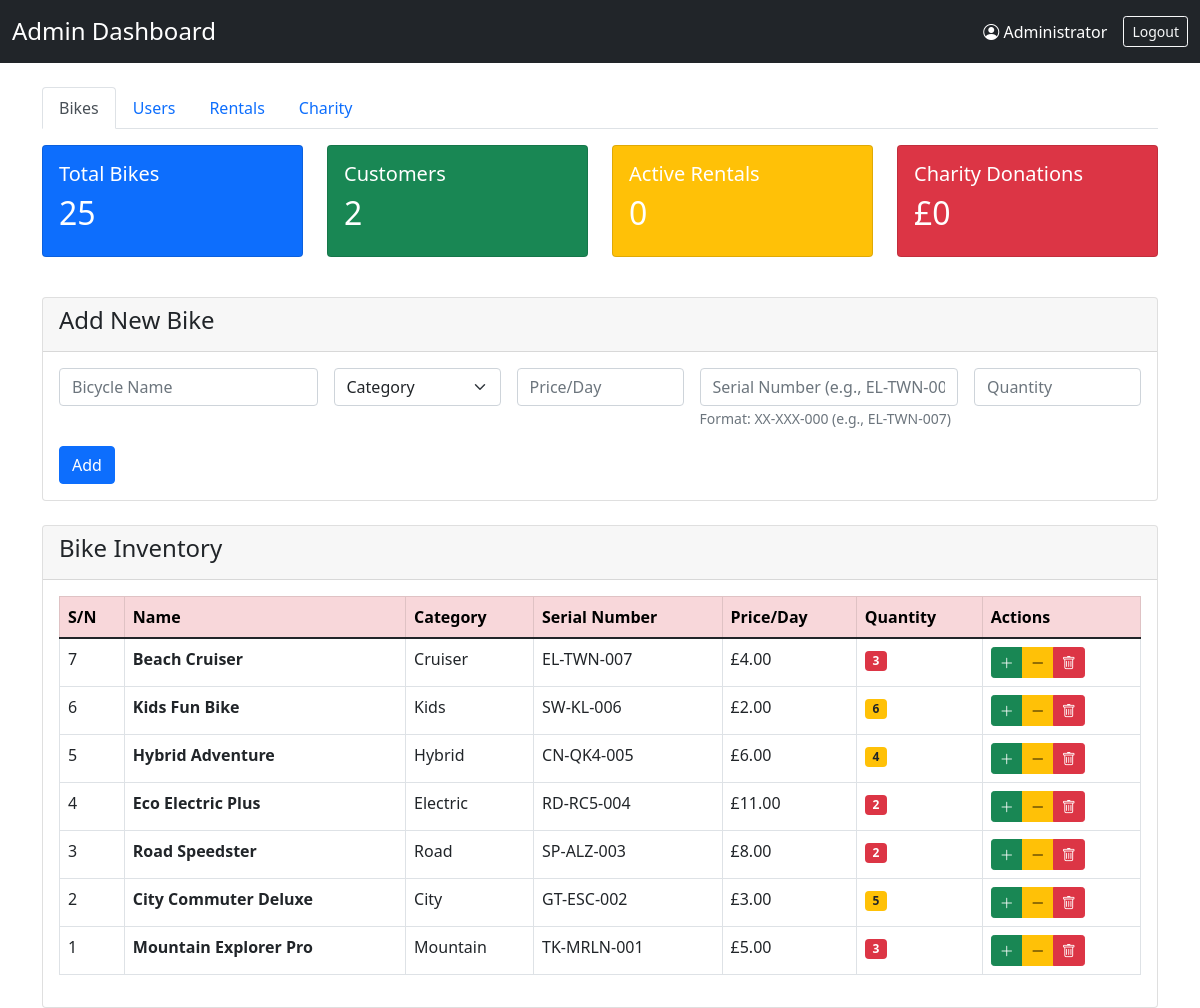
Page /admin/dashboard.php (signed in) on the committed database.
### tables this page shows
CREATE TABLE bicycles (
    bike_id int(11) NOT NULL AUTO_INCREMENT,  
    name varchar(100) NOT NULL,
    category varchar(50) NOT NULL,
    serial_number varchar(100) DEFAULT NULL,
    price_per_day decimal(10,2) DEFAULT '10.00',
    quantity int(11) DEFAULT '1',
    created_at timestamp DEFAULT CURRENT_TIMESTAMP,
    PRIMARY KEY (bike_id),   
    UNIQUE KEY serial_number (serial_number)
);

### admin/dashboard.php (the view, shortened to what this page needs)
<?php
require_once __DIR__ . '/../config/connection.php';
$total_bikes = $db->query("SELECT SUM(quantity) as total FROM bicycles")->fetch_assoc()['total'] ?? 0;
$total_users = $db->query("SELECT COUNT(*) as total FROM users WHERE role='user'")->fetch_assoc()['total'];
$active_rentals = $db->query("SELECT COUNT(*) as total FROM rentals WHERE rental_status='active'")->fetch_assoc()['total'];
$total_donated = $db->query("SELECT SUM(amount) as total FROM charity_donations")->fetch_assoc()['total'] ?? 0;
$bikes = $db->query("SELECT * FROM bicycles ORDER BY bike_id DESC");
?>
<!DOCTYPE html>
<html lang="en">
<head>
    <link href="https://cdn.jsdelivr.net/npm/bootstrap@5.1.3/dist/css/bootstrap.min.css" rel="stylesheet">
    <link rel="stylesheet" href="https://cdn.jsdelivr.net/npm/bootstrap-icons@1.11.0/font/bootstrap-icons.css">
</head>
<body>
<div class="bg-dark text-white py-3">
    <div class="container-fluid">
        <div class="d-flex justify-content-between align-items-center">
            <h4 class="mb-0"> Admin Dashboard</h4>
            <div class="d-flex align-items-center gap-3">
                <span><i class="bi bi-person-circle"></i> <?php echo $_SESSION['fullname']; ?></span>
                <a href="../logout.php" class="btn btn-outline-light btn-sm"> Logout</a>
            </div>
        </div>
    </div>
</div>
<div class="container mt-4">
    <ul class="nav nav-tabs mb-3">
        <li class="nav-item">
            <a class="nav-link active" data-bs-toggle="tab" href="#bikesTab">Bikes</a>
        </li>
        <li class="nav-item">
            <a class="nav-link" data-bs-toggle="tab" href="#usersTab">Users</a>
        </li>
        <li class="nav-item">
            <a class="nav-link" data-bs-toggle="tab" href="#rentalsTab">Rentals</a>
        </li>
        <li class="nav-item" role="presentation">
            <a class="nav-link" data-bs-toggle="tab" data-bs-target="#charityTab"> Charity</a>
        </li>
    </ul>
    <div class="row mb-4">
        <div class="col-md-3">
            <div class="card text-white bg-primary mb-3">
                <div class="card-body">
                    <h5 class="card-title">Total Bikes</h5>
                    <h2><?php echo $total_bikes; ?></h2>
                </div>
            </div>
        </div>
        <div class="col-md-3">
            <div class="card text-white bg-success mb-3">
                <div class="card-body">
                    <h5 class="card-title">Customers</h5>
                    <h2><?php echo $total_users; ?></h2>
                </div>
            </div>
        </div>
        <div class="col-md-3">
            <div class="card text-white bg-warning mb-3">
                <div class="card-body">
                    <h5 class="card-title">Active Rentals</h5>
                    <h2><?php echo $active_rentals; ?></h2>
                </div>
            </div>
        </div>
        <div class="col-md-3">
            <div class="card text-white bg-danger mb-3">
                <div class="card-body">
                    <h5 class="card-title">Charity Donations</h5>
                    <h2>£<?php echo number_format($total_donated, 0); ?></h2>
                </div>
            </div>
        </div>
    </div>
    <div class="tab-content">
        <div class="tab-pane fade show active" id="bikesTab">
            <div class="card">
                <div class="card-header">
                    <h4>Add New Bike</h4>
                </div>
                <div class="card-body">
                    <form action="add_bike.php" method="POST" class="row g-3">
                        <div class="col-md-3">
                            <input type="text" name="name" class="form-control" placeholder="Bicycle Name" required>
                        </div>
                        <div class="col-md-2">
                            <select name="category" class="form-select" required>
                                <option value="">Category</option>
                            </select>
                        </div>
                        <div class="col-md-2">
                            <input type="number" step="0.01" name="price_per_day" class="form-control" placeholder="Price/Day" required>
                        </div>
                        <div class="col-md-3">
                            <input type="text" name="serial_number" class="form-control" placeholder="Serial Number (e.g., EL-TWN-007)" required>
                            <small class="text-muted">Format: XX-XXX-000 (e.g., EL-TWN-007)</small>
                        </div>
                        <div class="col-md-2">
                            <input type="number" name="quantity" class="form-control" placeholder="Quantity" required >
                        </div>
                        <div class="col-md-1">
                            <button type="submit" class="btn btn-primary">Add</button>
                        </div>
                    </form>
                </div>
            </div>
            <div class="card mt-4">
                <div class="card-header">
                    <h4>Bike Inventory</h4>
                </div>
                <div class="card-body">
                    <div class="table-responsive">
                        <table class="table table-bordered table">
                            <thead class="table-danger">
                                <tr>
                                    <th>S/N</th>
                                    <th>Name</th>
                                    <th>Category</th>
                                    <th>Serial Number</th>
                                    <th>Price/Day</th>
                                    <th>Quantity</th>
                                    <th>Actions</th>
                                </tr>
                            </thead>
                            <tbody>
                                <?php while ($bike = $bikes->fetch_assoc()): ?>
                                <tr>
                                    <td><?php echo $bike['bike_id']; ?></td>
                                    <td><strong><?php echo $bike['name']; ?></strong></td>
                                    <td><?php echo $bike['category']; ?></td>
                                    <td><?php echo $bike['serial_number']; ?></td>
                                    <td>£<?php echo number_format($bike['price_per_day'], 2); ?></td>
                                    <td>
                                        <?php if ($bike['quantity'] <= 3): ?>
                                            <span class="badge bg-danger"><?php echo $bike['quantity']; ?></span>
                                        <?php elseif ($bike['quantity'] <= 8): ?>
                                            <span class="badge bg-warning text-dark"><?php echo $bike['quantity']; ?></span>
                                        <?php else: ?>
                                            <span class="badge bg-success"><?php echo $bike['quantity']; ?></span>
                                        <?php endif; ?>
                                    </td>
                                    <td>
                                        <div class="btn-group btn-group-sm" role="group">
                                            <a href="update_quantity.php?id=<?php echo $bike['bike_id']; ?>&action=increase"
                                               class="btn btn-success"
                                               title="Increase Quantity">
                                                <i class="bi bi-plus-lg"></i>
                                            </a>
                                            <a href="update_quantity.php?id=<?php echo $bike['bike_id']; ?>&action=decrease"
                                               class="btn btn-warning"
                                               onclick="return confirm('Decrease quantity by 1?')"
                                               title="Decrease Quantity">
                                                <i class="bi bi-dash-lg"></i>
                                            </a>
                                            <a href="delete_bike.php?id=<?php echo $bike['bike_id']; ?>"
                                               class="btn btn-danger"
                                               onclick="return confirm('Permanently delete this bike?')"
                                               title="Delete Bike">
                                                <i class="bi bi-trash"></i>
                                            </a>
                                        </div>
                                    </td>
                                </tr>
                                <?php endwhile; ?>
                            </tbody>
                        </table>
                    </div>
                </div>
            </div>
        </div>
    </div>
</div>
</body>
</html>

### rows in the picture
bicycles: bike_id "7", name "Beach Cruiser", category "Cruiser", serial_number "EL-TWN-007", price_per_day "4.00", quantity "3"
bicycles: bike_id "6", name "Kids Fun Bike", category "Kids", serial_number "SW-KL-006", price_per_day "2.00", quantity "6"
bicycles: bike_id "5", name "Hybrid Adventure", category "Hybrid", serial_number "CN-QK4-005", price_per_day "6.00", quantity "4"
bicycles: bike_id "4", name "Eco Electric Plus", category "Electric", serial_number "RD-RC5-004", price_per_day "11.00", quantity "2"
bicycles: bike_id "3", name "Road Speedster", category "Road", serial_number "SP-ALZ-003", price_per_day "8.00", quantity "2"
bicycles: bike_id "2", name "City Commuter Deluxe", category "City", serial_number "GT-ESC-002", price_per_day "3.00", quantity "5"
bicycles: bike_id "1", name "Mountain Explorer Pro", category "Mountain", serial_number "TK-MRLN-001", price_per_day "5.00", quantity "3"

### other values in the picture
$_SESSION['fullname'] "Administrator"
$total_bikes "25"
$total_users "2"
$active_rentals "0"
$total_donated "0"
